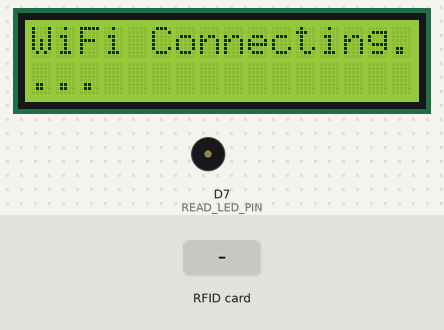
A sketch run on a simulated ESP8266 (NodeMCU). On the bench: 16×2 character LCD, buzzer (waves = sounding). Inputs (shaded band) come from the test bench. WiFi joins after 1.5 s; servers stay silent unless stated; what the sketch prints to the serial monitor is not drawn.

Above: at 1.6 s.
At 3.8 s:
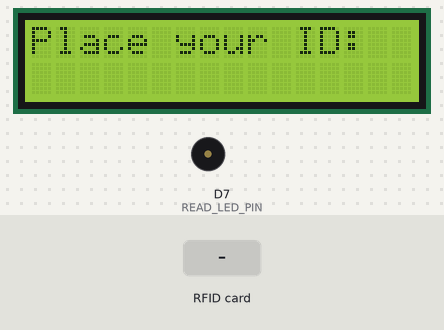
3.9 s: RFID card 5E 7A 19 C4 held to the reader
At 11.7 s:
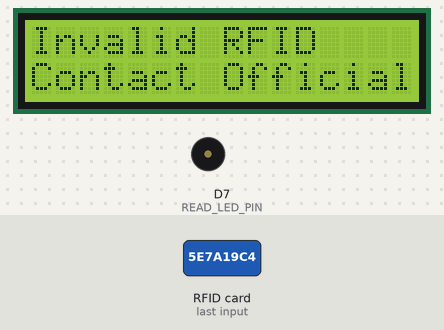
Timing chart, 0 to 13.2 s (numbered marks = the images above; inputs shaded):
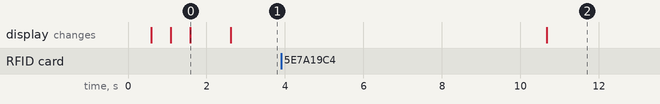

Measured:
- after the input at 3.9 s, the display: changes after 6.8 s (image 2)
- what the display in image 0 shows lasts 1.0 s, from 1.6 s to 2.6 s

The sketch:

smartAttendance.ino
```cpp
#include <rdm6300.h>
#include <LiquidCrystal_I2C.h>
#include <Wire.h>
#include <ESP8266WiFi.h>
LiquidCrystal_I2C lcd(0x27, 16, 2);
const char* ssid = "RFID";
const char* password = "123123123";

#define RDM6300_RX_PIN D4
#define READ_LED_PIN D7
#define GREEN_LED_PIN
#define RED_LED_PIN
//RDM-D4
String RFID[] = {"6055068","6065871","6073768","5958666","5958741"};
String NAME[] = {"General","Major","Brigadier","Captain","Lieutenant",};

Rdm6300 rdm6300;

void setup() {

  Serial.begin(115200);
  pinMode(READ_LED_PIN, OUTPUT);
  digitalWrite(READ_LED_PIN, LOW);
  Wire.begin(D2, D1);
  lcd.init();
  lcd.backlight();
  lcd.home();

  rdm6300.begin(RDM6300_RX_PIN); // start serial to RFID reader

  Serial.println();
  lcd.print("WiFi Connecting...");
  Serial.print("Wifi connecting to ");
  Serial.println(ssid);

  WiFi.begin(ssid, password);

  Serial.println();
  Serial.print("Connecting");
  lcd.setCursor(0, 1);
  while ( WiFi.status() != WL_CONNECTED) {
    delay(500);
    Serial.print(".");
    lcd.print(".");
  }

  Serial.println();
  lcd.setCursor(0,0);
  Serial.println("WiFi Connected to ");
  lcd.setCursor(0,1);
  Serial.println(ssid);
  Serial.println(" Successfully!");
  delay(1000);
  lcd.setCursor(0, 0);
  lcd.print("WiFi Connected");
  Serial.print("NodeMCU IP Address : ");
  Serial.println(WiFi.localIP());

}


void loop()
{

  if ((WiFi.status() == WL_CONNECTED))
  {

label:
    lcd.clear();
    Serial.println("Place Your ID:");
    lcd.setCursor(0, 0);
    lcd.print("Place your ID:");
    delay(1000);
    String tag;
    int check = 0;
    int flag[5] = {0, 0,0,0,0};

    if (rdm6300.update()) //if non-zero tag_id, update() returns true- a new tag is near!
    {
      tag = String(rdm6300.get_tag_id());
      Serial.println(tag);
      for (int i = 0; i < 5; i++)
      {
        if (RFID[i] == tag)
        {
          digitalWrite(READ_LED_PIN, HIGH);
          delay(1000);
          digitalWrite(READ_LED_PIN, LOW);
          check = 1;
          Serial.println("Welcome " + NAME[i]+" ");
          lcd.setCursor(0, 0);
          lcd.println("");
          lcd.println("Welcome " + NAME[i]+"   ");
          delay(2500);
          flag[i] = 1;
        }
        if (flag[i] == 1)
        {
          Serial.println("Attendance already Counted");
          lcd.setCursor(0, 1);

          lcd.println("AtendanceCounted");
          delay(3000);

          rdm6300.end();
          rdm6300.begin(RDM6300_RX_PIN);
          goto label;
        }
      }
      if (check == 0) {
        tone(READ_LED_PIN, 261);
        noTone(READ_LED_PIN);
        Serial.println("Invalid RFID");
        digitalWrite(READ_LED_PIN, HIGH);
        delay(5000);


        lcd.setCursor(0,0);
        lcd.println("Invalid RFID");
        lcd.setCursor(0,1);
        lcd.println("Contact Official");
        delay(2000);
        digitalWrite(READ_LED_PIN, LOW);

        rdm6300.end();
        rdm6300.begin(RDM6300_RX_PIN);

        delay(2000);
      }
    }
  }

  delay(1000);
}
```
